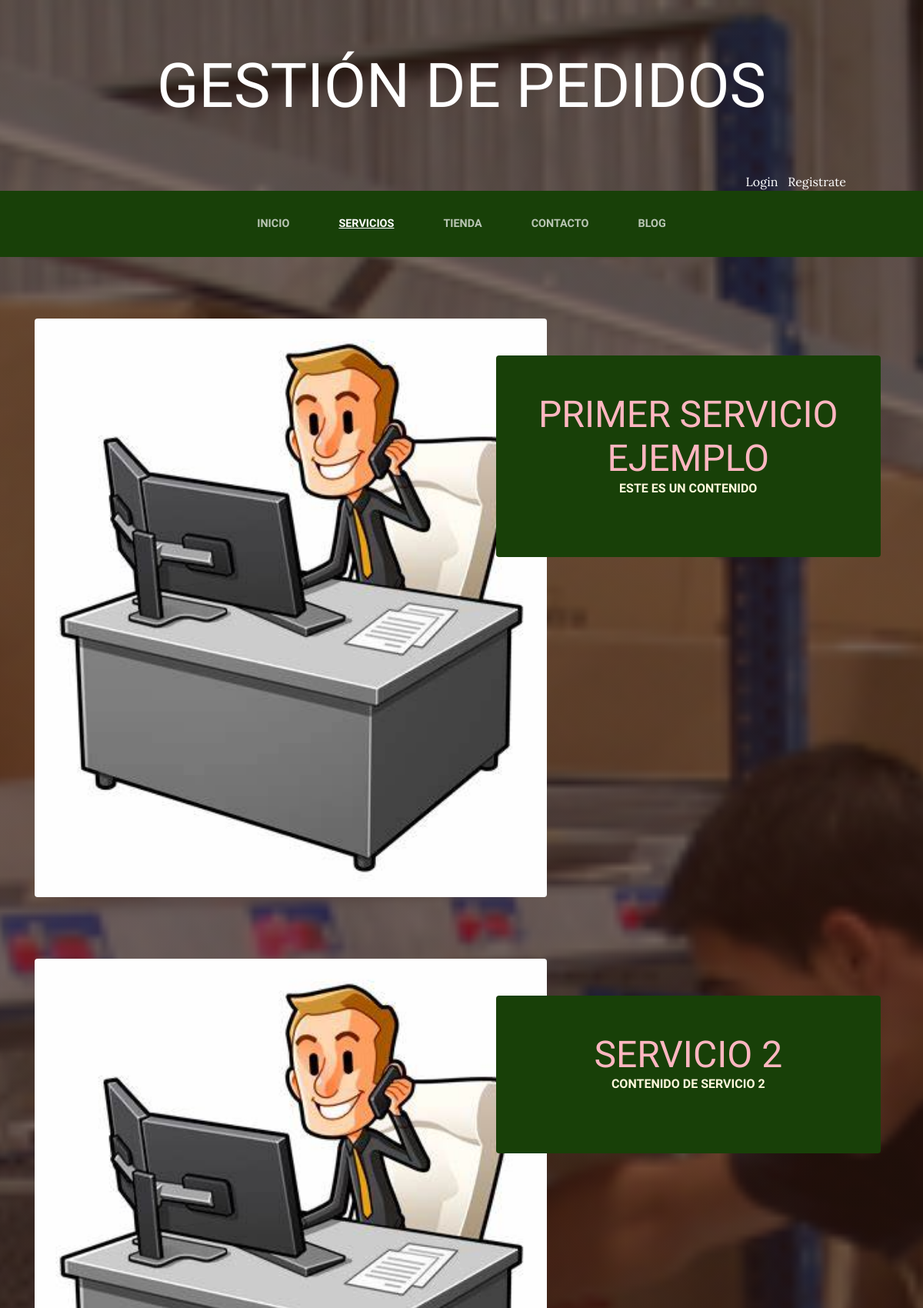
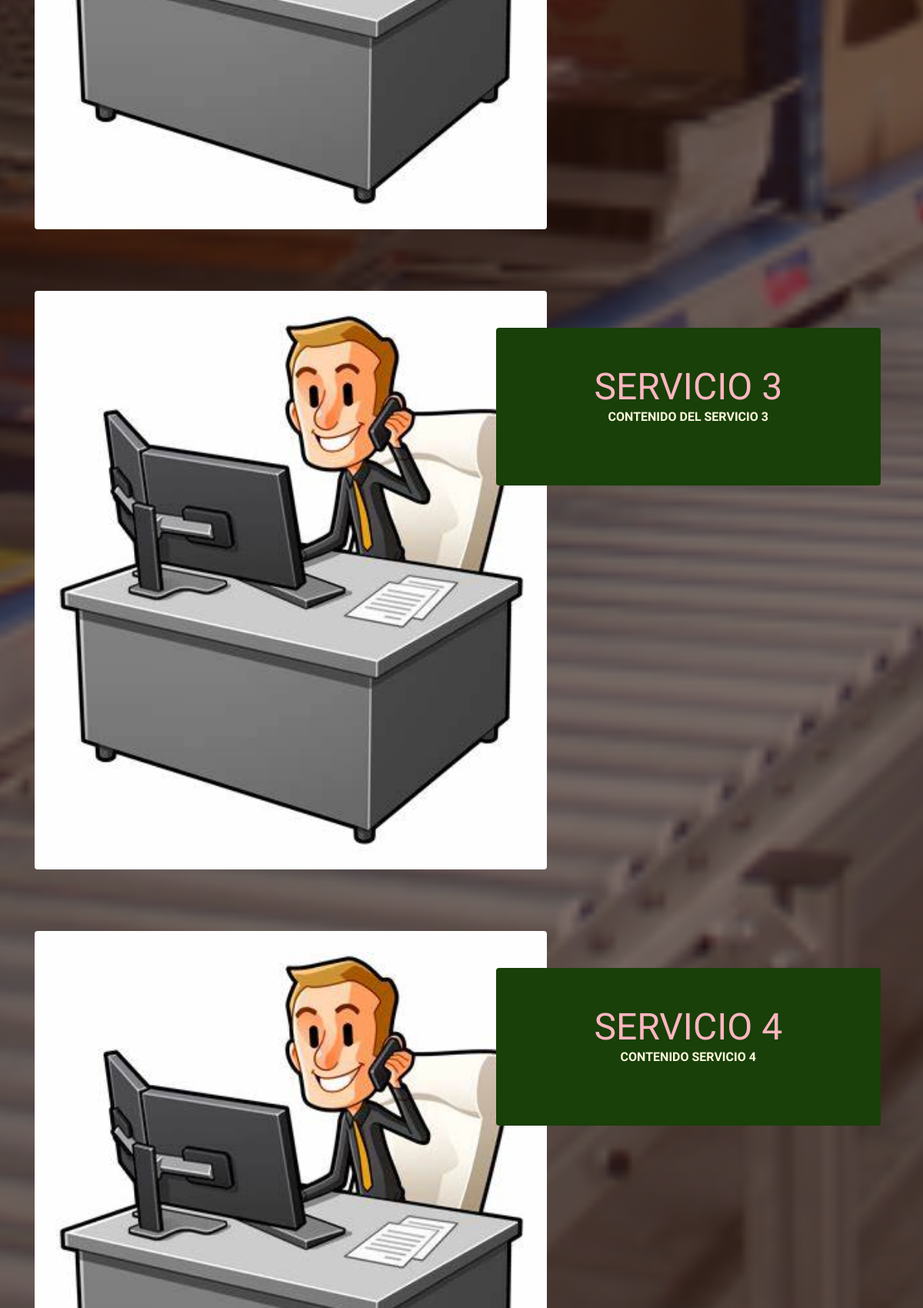
The app's page /servicio/ (upper part) with its own data (2 pictures, top to bottom).
### AppServicios/models.py (models this page shows, shortened)
class Servicio(models.Model):
    titulo = models.CharField(max_length=50)
    contenido = models.CharField(max_length=50)
    imagen = models.ImageField(upload_to='AppServicios')
    created = models.DateTimeField(auto_now_add=True)
    update = models.DateTimeField(auto_now_add=True)
    class Meta:
        verbose_name = 'servicio'
        verbose_name_plural = 'servicios'

### AppServicios/views.py (the view)
# urls.py: path('', views.servicio, name="Servicio"),
def servicio(request):
    servicios = Servicio.objects.all()
    return render(request, "AppServicios/servicio.html", {"servicios": servicios})

### carroApp/context_processor.py (called while the page is built)
def importe_total_carro(request):
    total = 0
    if 'carro' in request.session:
        for key, value in request.session["carro"].items():
            total = total + float(value["precio"])
    return {"importe_total_carro": total}

### AppServicios/templates/AppServicios/servicio.html
{% extends "ProyectoWebApp/base.html" %}
{% load static %}
{% block content %}
{%for servicio in servicios %}
   <section class="page-section clearfix">
    <div class="container">
      <div class="intro">
        <img class="intro-img img-fluid mb-3 mb-lg-0 rounded" src="{{servicio.imagen.url}}" alt="" style="width: 60%;">
        <div class="intro-text left-0 text-center bg-faded p-5 rounded">
          <h2 class="section-heading mb-4" >
            <span class="section-heading-lower" style="color: LightPink">{{servicio.titulo}}</span>
            <span class="section-heading-upper">{{servicio.contenido}}</span>
          </h2>
        </div>
      </div>
    </div>
  </section>
{% endfor %}
{% endblock %}

### ProyectoWebApp/static/ProyectoWebApp/css/gestion.css (style rules this page uses)
body { font-family: 'Lora'; background: linear-gradient(rgba(47, 23, 15, 0.65), rgba(47, 23, 15, 0.65)), url("../img/bg_main.jpg"); background-attachment: fixed; background-position: center; background-size: cover; }
h1, h2, h3, h4, h5, h6 { font-family: 'Raleway'; }
.page-section { margin-top: 5rem; margin-bottom: 5rem; }
.section-heading { text-transform: uppercase; }
.section-heading .section-heading-upper { display: block; font-size: 1rem; font-weight: 800; padding-bottom:.5rem; }
.section-heading .section-heading-lower { display: block; font-size: 3rem; font-weight: 100; }
.bg-faded { background-color: rgba(255, 255, 255, 0.85); }
.intro { position: relative; }
@media (min-width: 992px) { .intro .intro-img { width: 75%; float: left; } }
@media (min-width: 992px) { .intro .intro-text { left: 600; width: 60%; margin-top: 3rem; background-color: rgba(24, 64, 8); color: cornsilk; position: absolute; } }
@media (min-width: 1200px) { .intro .intro-text { width: 45%; } }

### records on screen
Servicio: imagen (picture), titulo "PRIMER SERVICIO EJEMPLO", contenido "ESTE ES UN CONTENIDO"
Servicio: imagen (picture), titulo "SERVICIO 2", contenido "CONTENIDO DE SERVICIO 2"
Servicio: imagen (picture), titulo "SERVICIO 3", contenido "CONTENIDO DEL SERVICIO 3"
Servicio: imagen (picture), titulo "SERVICIO 4", contenido "CONTENIDO SERVICIO 4"
